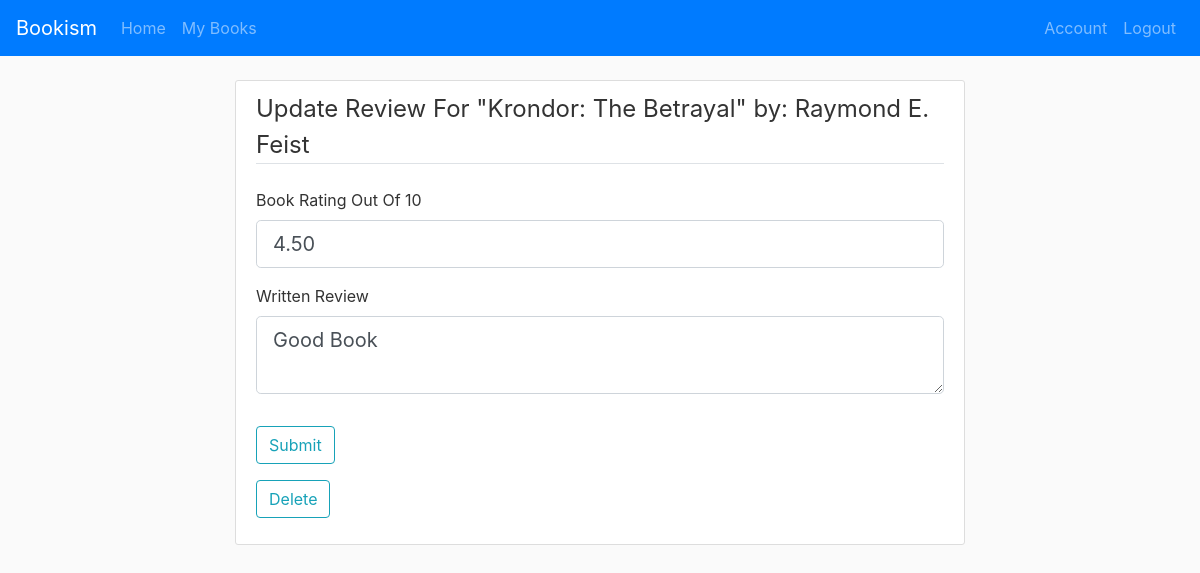
Before: /review/1 (signed in) with the older database file.
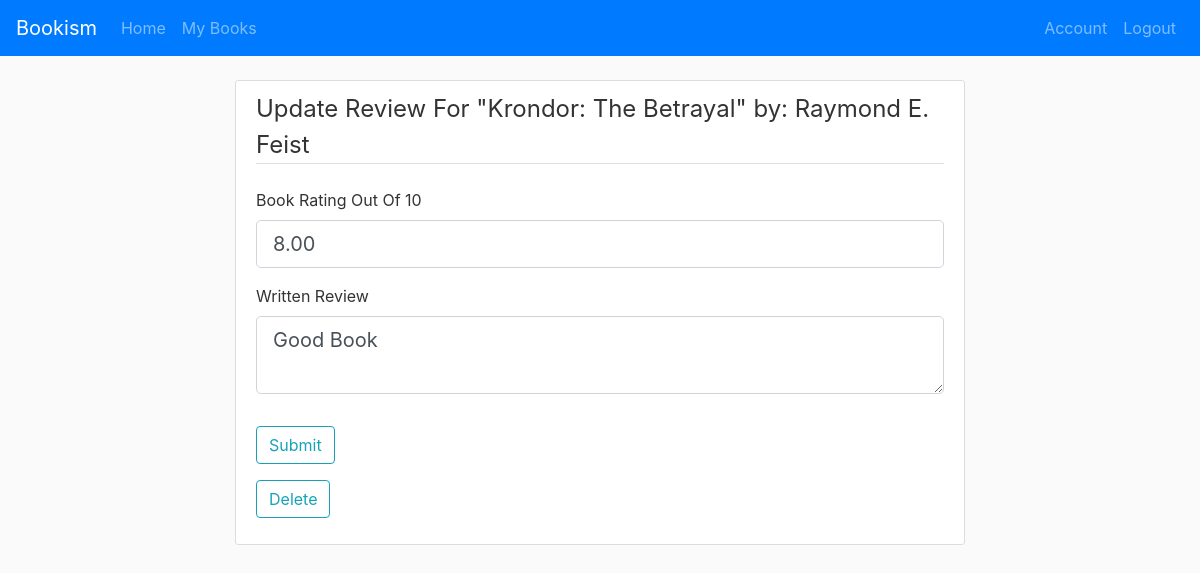
After: the same page with the newer database file.
### project1/models.py (models this page shows)
class Review(db.Model):
    book_id = db.Column(db.String(25), db.ForeignKey('book.id'), primary_key = True)
    user_id = db.Column(db.Integer, db.ForeignKey('user.id'), primary_key = True)
    username = db.Column(db.String(25), nullable=False)
    bookname = db.Column(db.String(50), nullable=False)
    timestamp = db.Column(db.DateTime, default=datetime.utcnow)
    review = db.Column(db.Text)
    rating = db.Column(db.Float)
    books = db.relationship("Book", back_populates="reviews")
    users = db.relationship("User", back_populates="reviews")

### project1/routes.py (the view, shortened to what this page needs)
@app.route('/review/<int:id>', methods=['GET', 'POST'])
@login_required
def review(id):
    form = ReviewForm()            # Create the form
    book = Book.query.get(int(id)) # Get the book from the database
    r = Review.query.filter_by(book_id=id, user_id=current_user.id).first()
    heading = "New" # Used as aheading in the HTML
    if book is None:  # Check that the book exists
        flash('That Book ID Is Invalid', 'info')
        redirect(url_for('index'))
    if r:
        form.review.data = r.review
        form.rating.data = r.rating
        heading = "Update"
    if form.delete.data and r:
        db.session.delete(r)
        db.session.commit()
        flash(f'Your Review Was Successfully Deleted', 'success')
        return redirect(url_for('users', id=current_user.id))
    return render_template('review.html', heading=heading, form=form, book=book)

### project1/forms.py
class ReviewForm(FlaskForm):
    rating =  DecimalField('Book Rating Out Of 10',
        validators=([DataRequired(), NumberRange(min=0, max=10)]))
    review = TextAreaField('Written Review')
    submit = SubmitField('Submit')
    delete = SubmitField('Delete')

### project1/models.py (called while the page is built)
@login_manager.user_loader
def load_user(user_id):
    return User.query.get(int(user_id))

### project1/templates/review.html (shortened to what this page needs)
{% extends "index.html" %}
{% block body %}
<div class="col-md-8 justify-content-center">
  <div class="content-section">
    <form action="" method="post">
      <fieldset class="form-group">
        <legend class="border-bottom mb-4">{{ heading }}  Review  For  "{{ book.title }}"   by:  {{ book.author }}</legend>
        <div class="form-group">
          {{ form.rating.label(class="form-control-label") }}
          {% if form.rating.errors %}
            {{ form.rating(class="form-control form-control-lg is-invalid") }}
            <div class="invalid-feedback">
              {% for error in form.rating.errors %}
                <span>{{ error }}</span>
              {% endfor %}
            </div>
          {% else %}
            {{ form.rating(class="form-control form-control-lg") }}
          {% endif %}
        </div>
        <div class="form-group">
          {{ form.review.label(class="form-control-label") }}
          {% if form.review.errors %}
            {{ form.review(class="form-control form-control-lg is-invalid") }}
            <div class="invalid-feedback">
              {% for error in form.review.errors %}
                <span>{{ error }}</span>
              {% endfor %}
            </div>
          {% else %}
            {{ form.review(class="form-control form-control-lg") }}
          {% endif %}
        </div>
      </fieldset>
      <div class="form-group">
        {{ form.submit(class="btn btn-outline-info") }}
      </div>
      <div class="form-group" width="200">
        {{ form.delete(class="btn btn-outline-info") }}
      </div>
    </form>
  </div>
</div>
{% endblock %}

Changed rows visible on the page:
removed Review: rating "4.50", review "Good Book"
added Review: rating "8.00", review "Good Book"
